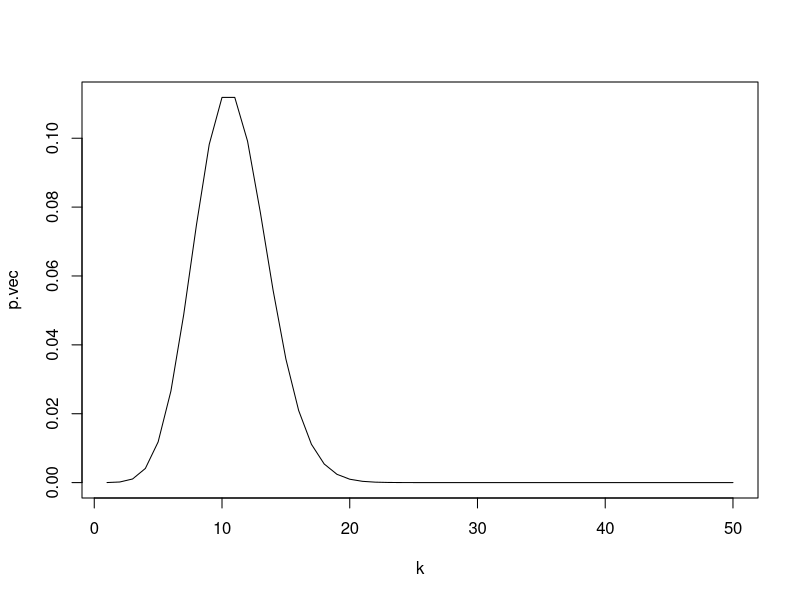
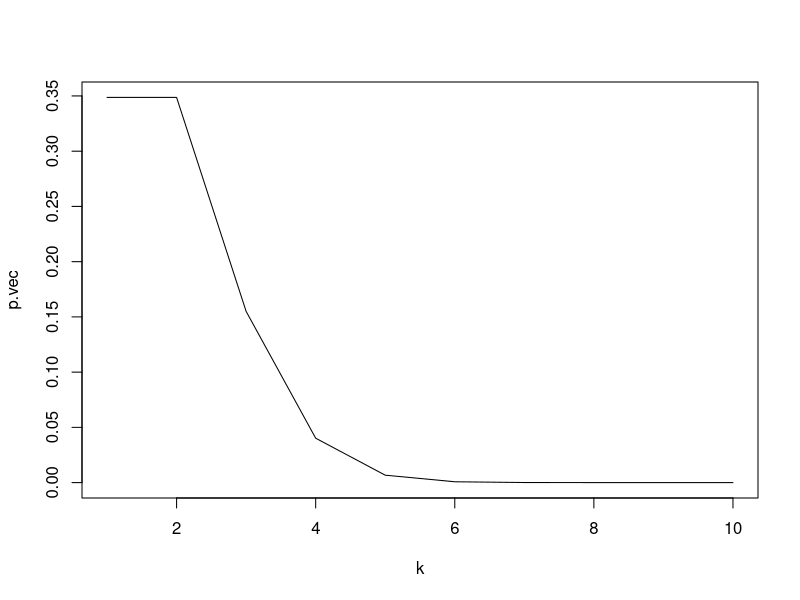
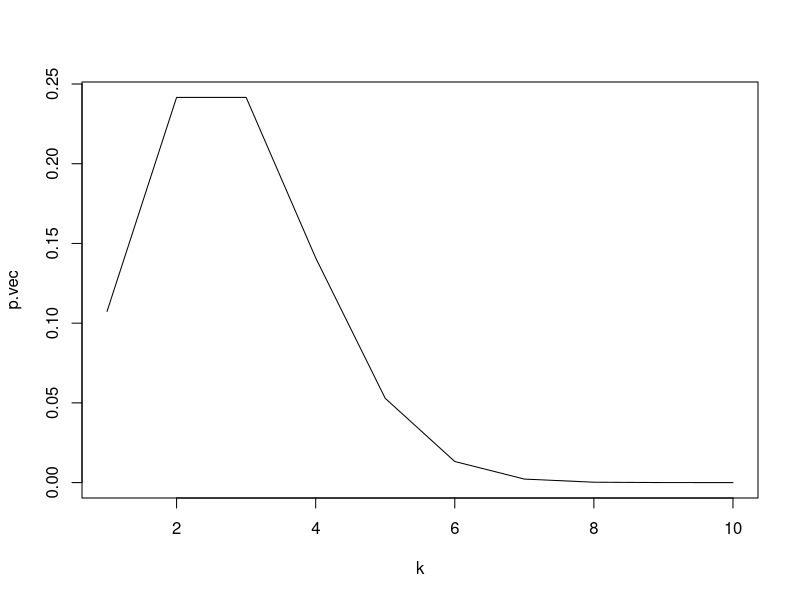
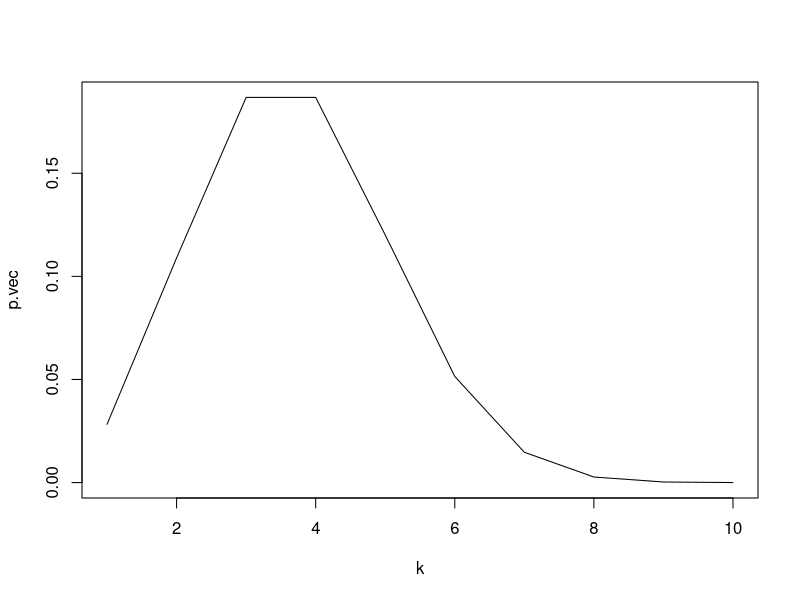
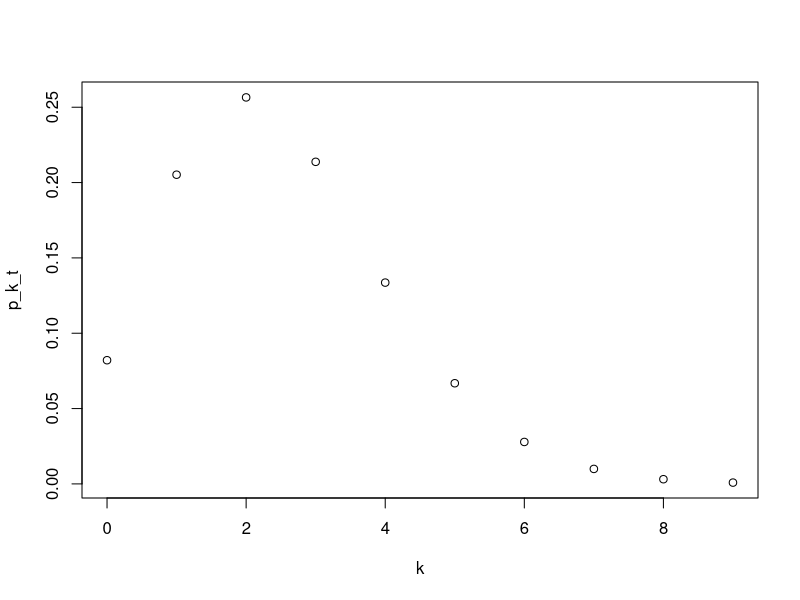
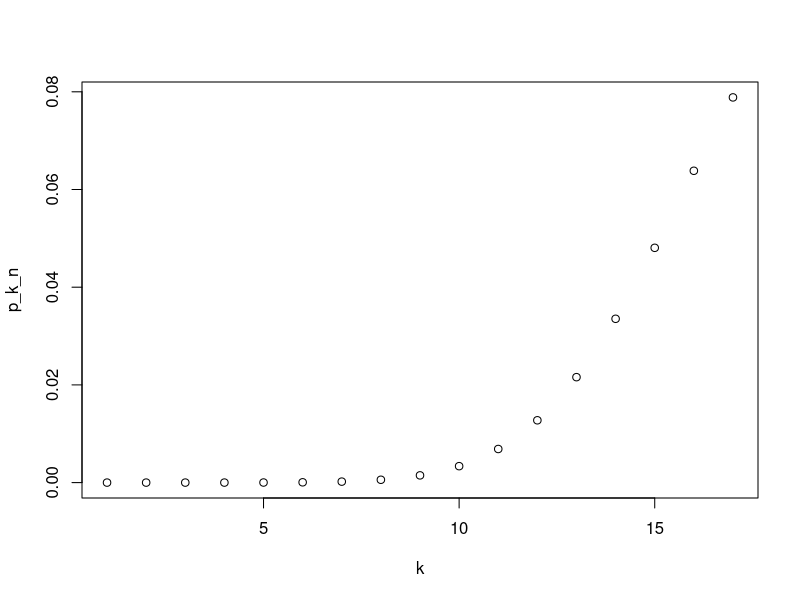

Reproduce these figures in R, in order.
## ---- chunk 1
library(dplyr)
## ---- chunk 2
p <- 0.2
N <- 50
## ---- chunk 3
Po <- (1-p)^N
## ---- chunk 4
probKN <- function (N=50,p=0.2,k){
  k <- seq(1,N,by=1)
  p.vec <- vector(length=length(k), "numeric")
  p.vec[1] <- Po
  for (i in k) {
  p.vec[i+1] = ((N-k[i])/k[i])*((p)/(1-p))*p.vec[i]
  p.vec <- p.vec[1:N]
  }
  plot(x=k, y=p.vec, type="l")
  
}
probKN()
## ---- chunk 5
probKNPest <- function (N=10,p=0.1,k){
  k <- seq(1,N,by=1)
  p.vec <- vector(length=length(k), "numeric")
  p.vec[1] <- (1-p)^N
  for (i in k) {
  p.vec[i+1] = ((N-k[i])/k[i])*((p)/(1-p))*p.vec[i]
  p.vec <- p.vec[1:11]
  k <- k[1:11]
  }
  plot(x=k, y=p.vec, type="l")
}
probKNPest()
probKNPest(p=0.2)
probKNPest(p=0.3)
## ---- chunk 6
r <- 0.05
t <- 50
cutoff <- 0.999
Pot <- (2.71828)^(-r*t)
Sum <- Pot
p_k_t <- NA
p_k_t[1] <- Pot
i <- 1
k <- NA
k[1] <- 0

while(Sum < cutoff){
  i <- i + 1 #make the loop iterate over i
  k[i] <- k[i-1] + 1 #set k[i] for the next loop
  #cat('i = ', i, ' k = ', k, ' Sum = ', Sum, 'p=', p_k_t, '\n')
  p_k_t[i] <- ((r*t)/k[i])*(p_k_t[i-1])
  Sum = Sum + p_k_t[i]
}
plot(x=k, y=p_k_t)
## ---- chunk 7
set.seed(1)
N <- 100
p <- 0.2
U <- runif(n=1, min=0, max=1)
p_k_n <- NA
k <- NA
k[1] <- 1
Sum <- 0
i <- 1
p_k_n[1] <- choose(N,k)*((p)^k[i])*((1-p)^(N-k[i]))

while (Sum < U){
  i <- i + 1
  k[i] <- k[i-1] + 1
  #cat('i = ', i, ' k = ', k,'p=', p_k_n,' Sum = ', Sum, 'U=', U, '\n')
  p_k_n[i] <- choose(N,k[i])*((p)^k[i])*((1-p)^(N-k[i]))
  Sum <- Sum + p_k_n[i]
}
plot(x=k, y=p_k_n)
U
